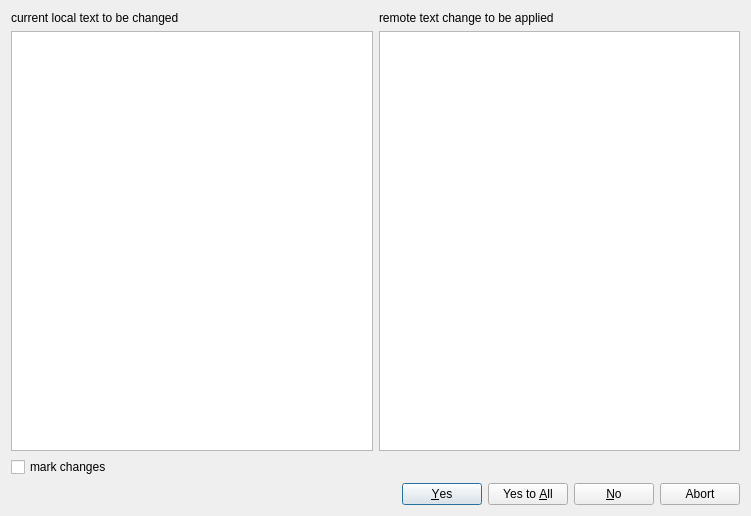
<?xml version="1.0" encoding="UTF-8"?>
<ui version="4.0">
 <class>ChangeDialog</class>
 <widget class="QDialog" name="ChangeDialog">
  <property name="geometry">
   <rect>
    <x>0</x>
    <y>0</y>
    <width>751</width>
    <height>516</height>
   </rect>
  </property>
  <property name="windowTitle">
   <string>Change</string>
  </property>
  <layout class="QGridLayout" name="gridLayout">
   <item row="0" column="0">
    <widget class="QLabel" name="label_left">
     <property name="text">
      <string>current local text to be changed</string>
     </property>
    </widget>
   </item>
   <item row="0" column="1">
    <widget class="QLabel" name="label_right">
     <property name="text">
      <string>remote text change to be applied</string>
     </property>
    </widget>
   </item>
   <item row="3" column="0" colspan="2">
    <widget class="QDialogButtonBox" name="buttonBox">
     <property name="orientation">
      <enum>Qt::Horizontal</enum>
     </property>
     <property name="standardButtons">
      <set>QDialogButtonBox::Abort|QDialogButtonBox::No|QDialogButtonBox::Yes|QDialogButtonBox::YesToAll</set>
     </property>
    </widget>
   </item>
   <item row="1" column="0">
    <widget class="QTextBrowser" name="view_left"/>
   </item>
   <item row="1" column="1">
    <widget class="QTextBrowser" name="view_right"/>
   </item>
   <item row="2" column="0">
    <widget class="QCheckBox" name="markCheckBox">
     <property name="text">
      <string>mark changes</string>
     </property>
    </widget>
   </item>
   <item row="2" column="1">
    <widget class="QLabel" name="label_count">
     <property name="text">
      <string/>
     </property>
     <property name="alignment">
      <set>Qt::AlignRight|Qt::AlignTrailing|Qt::AlignVCenter</set>
     </property>
    </widget>
   </item>
  </layout>
 </widget>
 <resources/>
 <connections/>
</ui>
